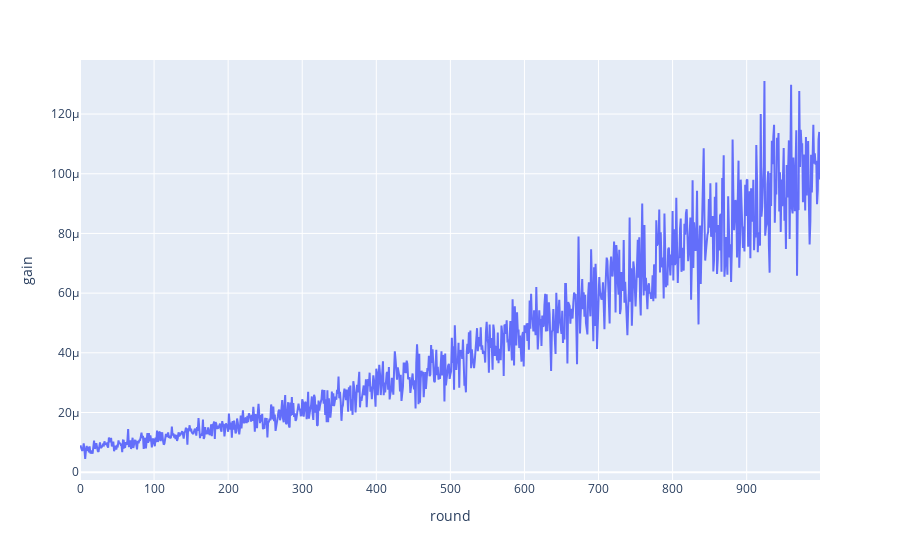

Source (notebook cell):
### Code cell
seed(SEED)

model = Thermostat()
lr = 1e-4
optimizer = t.optim.AdamW(model.parameters(), lr, maximize=True)

train_hist = train(model, optimizer, n_rounds=1000, n_envs=1_00_000)
x = list(range(len(train_hist.gains)))

fig = px.line(x=x, y=train_hist.gains).update_layout(
    xaxis_title="round", yaxis_title="gain"
)
fig.write_image("training_history_gains_plot.png")
fig.show()

### Figure 1 — Plotly figure (JSON) as saved in the notebook; plotly's stock layout.template omitted (floating-point values rounded to 4 significant figures; data arrays with more than 128 entries replaced by an {"elided": "..."} marker saying what was removed)
{"data": [{"hovertemplate": "x=%{x}<br>y=%{y}<extra></extra>", "legendgroup": "", "line": {"color": "#636efa", "dash": "solid"}, "marker": {"symbol": "circle"}, "mode": "lines", "name": "", "orientation": "v", "showlegend": false, "type": "scatter", "x": {"elided": "1000 int values"}, "xaxis": "x", "y": {"elided": "1000 float values"}, "yaxis": "y"}], "layout": {"legend": {"tracegroupgap": 0}, "margin": {"t": 60}, "xaxis": {"anchor": "y", "domain": [0, 1], "title": {"text": "round"}}, "yaxis": {"anchor": "x", "domain": [0, 1], "title": {"text": "gain"}}}}
